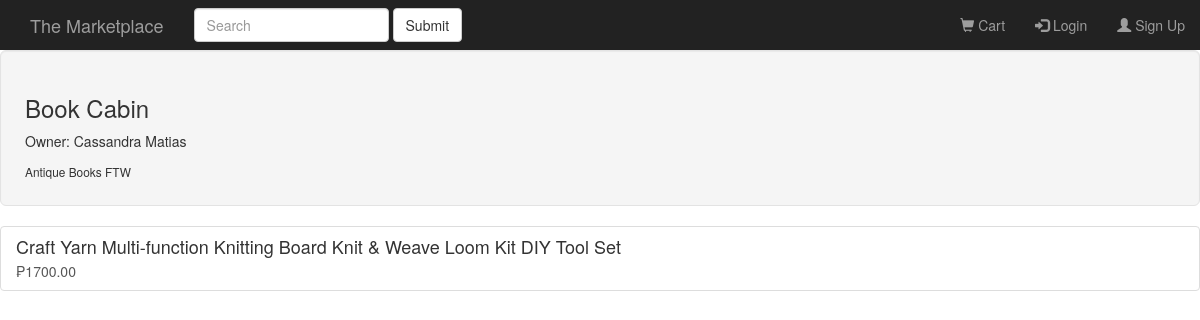
/securde/shop.php?shop=1, run on the app's committed database.
### tables this page shows
CREATE table shops(
	s_id INT AUTO_INCREMENT NOT NULL,
    shop_name VARCHAR(50) NOT NULL,
    description TEXT,

	PRIMARY KEY (s_id)
);

CREATE table users(
	id INT AUTO_INCREMENT NOT NULL,
    uname VARCHAR(50) NOT NULL,
    pcode VARCHAR(50) NOT NULL,
    firstname TEXT NOT NULL,
    lastname TEXT NOT NULL,
    email TEXT NOT NULL,
    
    PRIMARY KEY (id)
);

CREATE table products(
	p_id INT AUTO_INCREMENT NOT NULL,
    seller INT NOT NULL,
    title VARCHAR(100) NOT NULL,
    price decimal(8,2) NOT NULL,
    description VARCHAR(250) NULL,
    p_type INT NOT NULL,
    state INT NOT NULL,
    
    CONSTRAINT provider
		FOREIGN KEY (seller) 
        REFERENCES `shops`(`s_id`),
        
	CONSTRAINT state
		FOREIGN KEY(state)
        REFERENCES p_status(st_id),
        
    PRIMARY KEY (p_id)
);

### securde/shop.php (the view, shortened to what this page needs)
<?php
	include_once 'header.php';
	$get_shopinfo = "SELECT shop_name, description,firstname, lastname from shops s, users u, user_shops us WHERE s.s_id = us.s_id AND u.id=us.id AND us.s_id =".$_SESSION["shop"];
	$acquire_products = "SELECT * from products WHERE seller=".$_SESSION["shop"];
	$result = $conn->query($get_shopinfo);
	$count = mysqli_num_rows($result);
	$row = null;
	if($count == 1){
		$row = $result->fetch_assoc();
	}
	$s_name = $row["shop_name"];
	$s_desc = $row["description"];
	$s_owner = $row["firstname"]." ".$row["lastname"];
	echo "<div class='well well-lg'>";
	echo "<h3 class='text-left'>".$s_name."</h3>";
	echo "<p class='float-right'>Owner: ".$s_owner."</p>";
	echo "<small>".$s_desc."</small>";
	echo "</div>";
	$result = $conn->query($acquire_products);
	$count = mysqli_num_rows($result);
	if($count >= 1){
		echo "<div class='list-group'>";
			while($row = $result->fetch_assoc()) {
				echo "<a href='product.php?title=".$row["p_id"]."' class='list-group-item'>";
				echo "<h4 class='list-group-item-heading'>".$row["title"]."</h4>";
				echo "<p class='list-group-item-text'>₱".$row["price"]."</p>";
				echo "</a>";
			}
			echo "</div>";
		} else {
			echo "<p class='bg-warning text-center'>No products to display</p>";
		}
?>
<?php
	include 'footer.php';
?>

### data on the page
shops: shop_name "Book Cabin", users.firstname+lastname "Cassandra Matias", description "Antique Books FTW"
products: title "Craft Yarn Multi-function Knitting Board Knit & Weave Loom Kit DIY Tool Set", price "1700.00"
